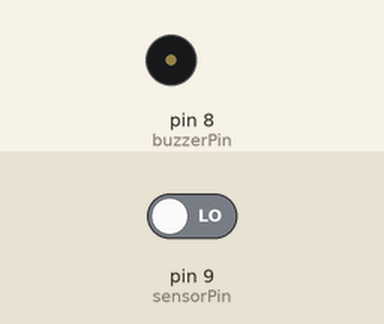
A sketch run on a simulated Arduino Uno, built with avr-gcc and run on an emulated ATmega328P. Shown: buzzer (waves = sounding, pin HIGH). The inputs (shaded band) are chosen by the test bench; at power-on: pin 9 (sensorPin) LOW.

Above: at 1.2 s.
1.3 s: pin 9 (sensorPin) driven HIGH
At 1.55 s:
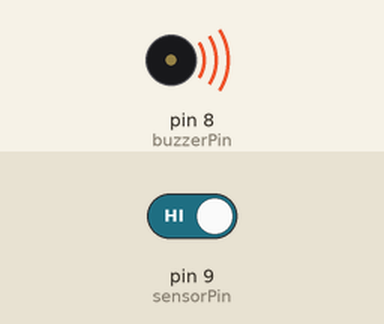
4.3 s: pin 9 (sensorPin) driven LOW
At 4.3 s:
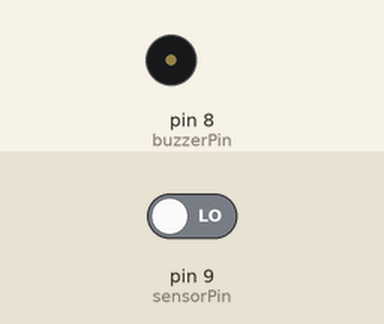
Timing chart, 0 to 7.3 s (numbered marks = the images above; inputs shaded):
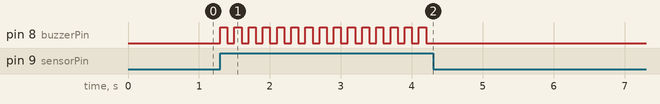

Measured:
- after the input at 1.3 s, pin 8 (buzzerPin): alternates HIGH for 0.10 s and LOW for 0.10 s, starting at once
- after the input at 4.3 s, pin 8 (buzzerPin): stops changing and stays LOW

The sketch:

TOPRAK_NEM_18.ino
```cpp
int sensorPin=9;
int buzzerPin=8;
int veri;

void setup()
{
  pinMode(sensorPin,INPUT);
  pinMode(buzzerPin,OUTPUT);
}

void loop()
{
  veri=digitalRead(sensorPin);
  if(veri==1)
  {
    digitalWrite(buzzerPin,HIGH);
    delay(100);
    digitalWrite(buzzerPin,LOW);
    delay(100);
  }
  else
  {
    digitalWrite(buzzerPin,LOW);
  }

}
```
